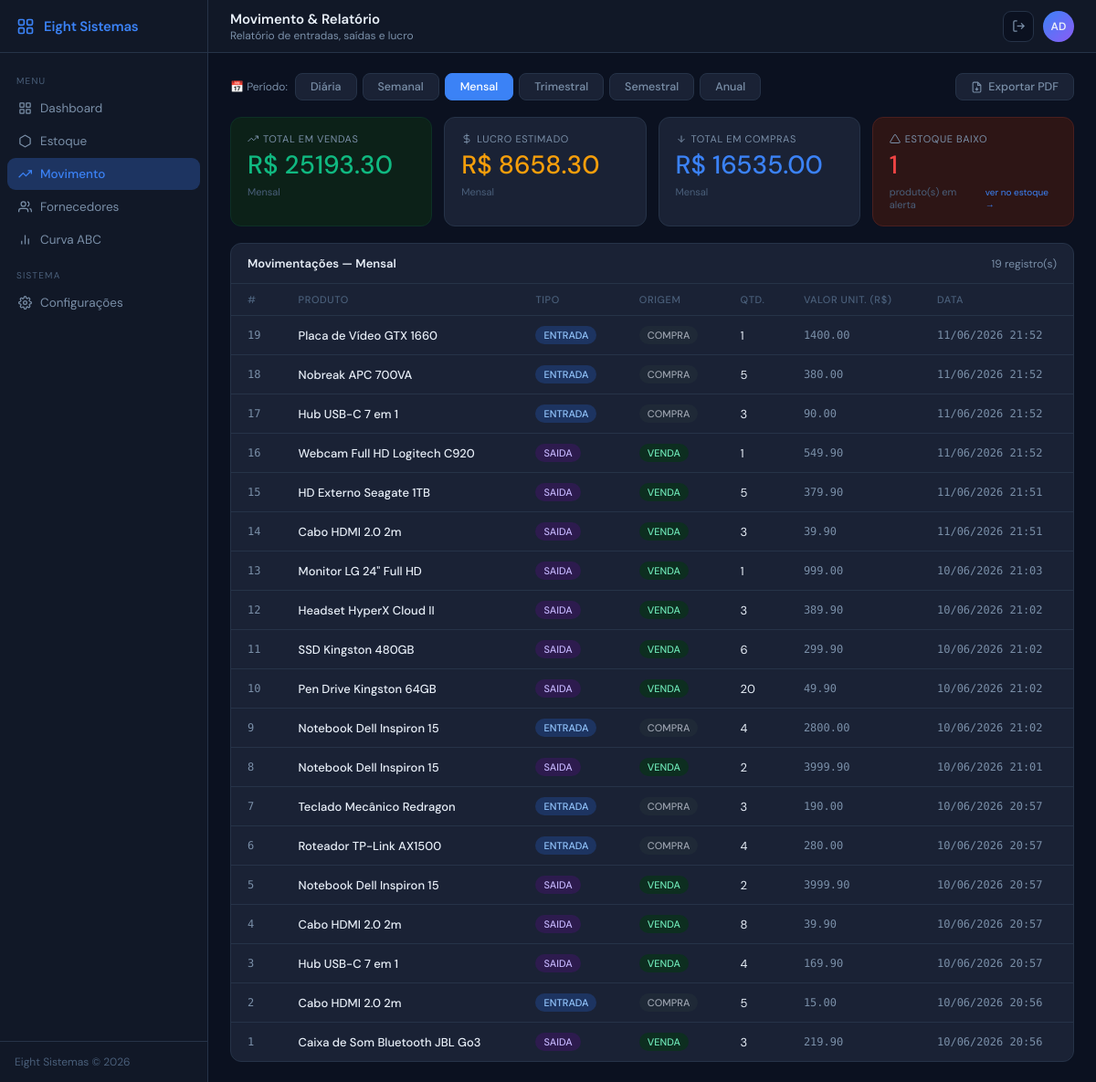
/movimento (signed in), run on the app's committed database.
### models/movimentacao.py (models this page shows)
class Movimentacao(db.Model):
    __tablename__ = "movimentacoes_estoque"
    id                = db.Column(db.Integer, primary_key=True)
    produto_id        = db.Column(db.Integer, db.ForeignKey("produtos.id", ondelete="CASCADE"), nullable=False)
    tipo              = db.Column(db.Enum("entrada", "saida"), nullable=False)
    quantidade        = db.Column(db.Integer, nullable=False)
    origem            = db.Column(db.Enum("compra", "venda", "ajuste"), nullable=False)
    valor_unitario    = db.Column(db.Numeric(10, 2))
    custo_unitario    = db.Column(db.Numeric(10, 2))
    data_movimentacao = db.Column(db.DateTime, default=datetime.now, nullable=False)

### models/produto.py (models this page shows, shortened)
class Produto(db.Model):
    __tablename__ = "produtos"
    id             = db.Column(db.Integer, primary_key=True)
    nome           = db.Column(db.String(100), nullable=False)
    categoria      = db.Column(db.String(50))
    quantidade     = db.Column(db.Integer, default=0, nullable=False)
    estoque_minimo = db.Column(db.Integer, default=5, nullable=False)
    preco_custo    = db.Column(db.Numeric(10,2))
    preco_venda    = db.Column(db.Numeric(10,2))
    descricao      = db.Column(db.Text)
    fornecedor_id  = db.Column(db.Integer, db.ForeignKey("fornecedores.id"))
    movimentacoes  = db.relationship("Movimentacao", backref="produto", lazy=True, cascade="all, delete-orphan")

### routes/movimento.py (the view)
@movimento_bp.route("/movimento")
@login_required
def movimento():
    filtro    = request.args.get("filtro", "mensal")
    relatorio = DashboardService.relatorio_movimento(filtro)
    grafico   = DashboardService.grafico_seis_meses()
    return render_template(
        "movimento.html",
        filtro_ativo=filtro,
        **relatorio,
        alertas=EstoqueService.alertas_estoque(),
        graf_labels=grafico["labels"],
        graf_entradas=grafico["entradas"],
        graf_saidas=grafico["saidas"],
    )

### auth.py (called while the page is built)
def login_required(f):
    @wraps(f)
    def decorated(*args, **kwargs):
        if "usuario_id" not in session:
            return redirect(url_for("auth.login"))
        return f(*args, **kwargs)
    return decorated

### services/dashboard_service.py (called while the page is built)
    @staticmethod
    def grafico_seis_meses():
        seis = datetime.now() - timedelta(days=180)
        ent, sai = defaultdict(float), defaultdict(float)
        for m in Movimentacao.query.filter(Movimentacao.data_movimentacao >= seis).all():
            mes = m.data_movimentacao.strftime("%b/%y") if m.data_movimentacao else "?"
            (ent if m.tipo == "entrada" else sai)[mes] += m.quantidade
        meses = sorted(set(ent) | set(sai))
        return {
            "labels":   meses,
            "entradas": [ent.get(m, 0) for m in meses],
            "saidas":   [sai.get(m, 0) for m in meses],
        }

### services/estoque_service.py (called while the page is built)
    @staticmethod
    def alertas_estoque():
        return Produto.query.filter(Produto.quantidade <= Produto.estoque_minimo).all()

### templates/movimento.html (shortened to what this page needs)
{% extends "base.html" %}
{% block nav_movimento %}active{% endblock %}
{% block page_title %}Movimento & Relatório{% endblock %}
{% block page_sub %}Relatório de entradas, saídas e lucro{% endblock %}
{% block content %}
<div style="display:flex; align-items:center; gap:6px; flex-wrap:wrap;">
  <span class="filtro-label">📅 Período:</span>
  {% for valor, label in [
    ('diario','Diária'),('semanal','Semanal'),('mensal','Mensal'),
    ('trimestral','Trimestral'),('semestral','Semestral'),('anual','Anual')
  ] %}
  <a href="{{ url_for('movimento.movimento', filtro=valor) }}"
     class="filtro-btn {{ 'ativo' if filtro_ativo == valor else '' }}">
    {{ label }}
  </a>
  {% endfor %}
  <a href="{{ url_for('movimento.exportar_pdf', filtro=filtro_ativo) }}"
     class="btn-export" title="Exportar relatório do período atual em PDF" style="margin-left:auto;">
    <svg viewBox="0 0 24 24" fill="none" stroke="currentColor" stroke-width="2">
      <path d="M14 2H6a2 2 0 0 0-2 2v16a2 2 0 0 0 2 2h12a2 2 0 0 0 2-2V8z"/>
      <polyline points="14 2 14 8 20 8"/>
      <line x1="12" y1="18" x2="12" y2="12"/>
      <polyline points="9 15 12 18 15 15"/>
    </svg>
    Exportar PDF
  </a>
</div>
<div class="cards-grid">
  <div class="stat-card success">
    <div class="card-label">
      <svg viewBox="0 0 24 24" fill="none" stroke="currentColor" stroke-width="2"><polyline points="23 6 13.5 15.5 8.5 10.5 1 18"/><polyline points="17 6 23 6 23 12"/></svg>
      Total em Vendas
    </div>
    <div class="card-value green">R$ {{ "%.2f"|format(total_vendas) }}</div>
    <div class="card-sub">{{ filtro_ativo | capitalize }}</div>
  </div>
  <div class="stat-card">
    <div class="card-label">
      <svg viewBox="0 0 24 24" fill="none" stroke="currentColor" stroke-width="2"><line x1="12" y1="1" x2="12" y2="23"/><path d="M17 5H9.5a3.5 3.5 0 0 0 0 7h5a3.5 3.5 0 0 1 0 7H6"/></svg>
      Lucro Estimado
    </div>
    <div class="card-value amber">R$ {{ "%.2f"|format(total_lucro) }}</div>
    <div class="card-sub">{{ filtro_ativo | capitalize }}</div>
  </div>
  <div class="stat-card">
    <div class="card-label">
      <svg viewBox="0 0 24 24" fill="none" stroke="currentColor" stroke-width="2"><path d="M12 5v14M5 12l7 7 7-7"/></svg>
      Total em Compras
    </div>
    <div class="card-value blue">R$ {{ "%.2f"|format(total_compras) }}</div>
    <div class="card-sub">{{ filtro_ativo | capitalize }}</div>
  </div>
  <a href="{{ url_for('estoque.estoque', filtro_baixo=1) }}"
     class="stat-card {{ 'danger' if alertas|length > 0 else '' }}"
     style="text-decoration:none;cursor:pointer;transition:border-color .18s,transform .15s;"
     onmouseover="this.style.transform='translateY(-2px)'"
     onmouseout="this.style.transform=''">
    <div class="card-label">
      <svg viewBox="0 0 24 24" fill="none" stroke="currentColor" stroke-width="2"><path d="M10.29 3.86L1.82 18a2 2 0 0 0 1.71 3h16.94a2 2 0 0 0 1.71-3L13.71 3.86a2 2 0 0 0-3.42 0z"/></svg>
      Estoque Baixo
    </div>
    <div class="card-value {{ 'red' if alertas|length > 0 else 'green' }}">{{ alertas|length }}</div>
    <div class="card-sub" style="display:flex;align-items:center;gap:4px;">
      produto(s) em alerta
      {% if alertas|length > 0 %}
      <span style="font-size:10px;color:var(--blue);margin-left:auto;">ver no estoque →</span>
      {% endif %}
    </div>
  </a>
</div>
<div class="tcard">
  <div class="tcard-header">
    <span class="tcard-title">Movimentações — {{ filtro_ativo | capitalize }}</span>
    <span class="text-muted" style="font-size:12px;">{{ movimentacoes|length }} registro(s)</span>
  </div>
  {% if movimentacoes %}
  <table>
    <thead>
      <tr>
        <th>#</th>
        <th>Produto</th>
        <th>Tipo</th>
        <th>Origem</th>
        <th>Qtd.</th>
        <th>Valor Unit. (R$)</th>
        <th>Data</th>
      </tr>
    </thead>
    <tbody>
      {% for m in movimentacoes %}
      <tr>
        <td class="mono">{{ m.id }}</td>
        <td class="fw500">{{ m.produto_nome }}</td>
        <td>
          <span class="badge-status {{ 'badge-entrada' if m.tipo == 'entrada' else 'badge-saida' }}">
            {{ m.tipo | upper }}
          </span>
        </td>
        <td>
          <span class="badge-status
            {% if m.origem == 'venda' %}badge-venda
            {% elif m.origem == 'compra' %}badge-compra
            {% else %}badge-ajuste{% endif %}">
            {{ m.origem | upper }}
          </span>
        </td>
        <td>{{ m.quantidade }}</td>
        <td class="mono">{{ "%.2f"|format(m.valor_unitario|float) if m.valor_unitario else '—' }}</td>
        <td class="text-muted mono">{{ m.data }}</td>
      </tr>
      {% endfor %}
    </tbody>
  </table>
  {% else %}
  <div class="empty-state">
    <svg viewBox="0 0 24 24" fill="none" stroke="currentColor" stroke-width="1.5"><polyline points="23 6 13.5 15.5 8.5 10.5 1 18"/><polyline points="17 6 23 6 23 12"/></svg>
    Nenhuma movimentação no período selecionado.
  </div>
  {% endif %}
</div>
{% endblock %}

### static/css/main.css (style rules this page uses)
*, *::before, *::after { margin: 0; padding: 0; box-sizing: border-box; }
:root { --bg: #0B1120; --surface: #111827; --card: #1A2235; --card2: #1F2D42; --border: #263348; --border2: #2E3D55; --blue: #3B82F6; --blue-dim: #1D3461; --red: #EF4444; --red-dim: #2D1515; --green: #10B981; --green-dim: #0C2118; --amber: #F59E0B; --amber-dim: #2A1F08; --purple: #8B5CF6; --text: #E8EFF8; --muted: #7A8FA8; --muted2: #4A5F7A; --sidebar-w: 228px; --header-h: 58px; --radius: 12px; --font: 'DM Sans', sans-serif; --mono: 'DM Mono', monospace; }
body { font-family: var(--font); background: var(--bg); color: var(--text); font-size: 14px; min-height: 100vh; }
.cards-grid { display: grid; grid-template-columns: repeat(4, 1fr); gap: 13px; }
.stat-card { background: var(--card); border: 1px solid var(--border); border-radius: var(--radius); padding: 16px 18px; display: flex; flex-direction: column; gap: 8px; transition: border-color 0.2s, transform 0.15s; }
.stat-card.danger { border-color: #4a1f1f; background: var(--red-dim); }
.stat-card.success { border-color: #0d3025; background: var(--green-dim); }
.card-label { font-size: 11px; color: var(--muted); display: flex; align-items: center; gap: 5px; text-transform: uppercase; letter-spacing: .6px; }
.card-label svg { width: 12px; height: 12px; }
.card-value { font-size: 28px; font-weight: 500; line-height: 1; }
.card-value.blue { color: var(--blue); }
.card-value.red { color: var(--red); }
.card-value.green { color: var(--green); }
.card-value.amber { color: var(--amber); }
.card-sub { font-size: 11px; color: var(--muted2); }
.tcard { background: var(--card); border: 1px solid var(--border); border-radius: var(--radius); }
.tcard-header { padding: 13px 18px; border-bottom: 1px solid var(--border); display: flex; align-items: center; justify-content: space-between; gap: 12px; }
.tcard-title { font-size: 13px; font-weight: 600; color: var(--text); }
table { width: 100%; border-collapse: collapse; }
thead th { padding: 10px 18px; font-size: 11px; font-weight: 500; color: var(--muted2); text-transform: uppercase; letter-spacing: .6px; text-align: left; border-bottom: 1px solid var(--border); }
tbody td { padding: 11px 18px; border-bottom: 1px solid var(--border); font-size: 13px; vertical-align: middle; }
tbody tr:last-child td { border-bottom: none; }
.badge-status { display: inline-flex; align-items: center; gap: 4px; font-size: 11px; font-weight: 500; padding: 3px 9px; border-radius: 99px; }
.badge-entrada { background: #1d3461; color: #93c5fd; }
.badge-saida { background: #2d1b4e; color: #c4b5fd; }
.badge-venda { background: #0d2e20; color: #6ee7b7; }
.badge-compra { background: #1f2937; color: #9ca3af; }
.mono { font-family: var(--mono); font-size: 12px; color: var(--muted); }
.text-muted { color: var(--muted); }
.fw500 { font-weight: 500; }

### templates/movimento.html (style rules this page uses)
.filtro-btn { padding: 6px 16px; border-radius: 8px; border: 1px solid var(--border); background: var(--card); color: var(--muted); font-size: 12.5px; font-weight: 500; font-family: var(--font); cursor: pointer; text-decoration: none; transition: all 0.14s; }
.filtro-btn.ativo { background: var(--blue); border-color: var(--blue); color: #fff; }
.filtro-label { font-size: 12px; color: var(--muted); margin-right: 2px; }
.btn-export { display: inline-flex; align-items: center; gap: 6px; padding: 6px 16px; border-radius: 8px; border: 1px solid var(--border); background: var(--card); color: var(--muted); font-size: 12.5px; font-weight: 500; font-family: var(--font); cursor: pointer; text-decoration: none; transition: all .14s; }
.btn-export svg { width: 13px; height: 13px; }

### data on the page
Movimentacao: id "19", produto_nome "Placa de Vídeo GTX 1660", tipo "ENTRADA", origem "COMPRA", quantidade "1", valor_unitario "1400.00", data "11/06/2026 21:52"
Movimentacao: id "18", produto_nome "Nobreak APC 700VA", tipo "ENTRADA", origem "COMPRA", quantidade "5", valor_unitario "380.00", data "11/06/2026 21:52"
Movimentacao: id "17", produto_nome "Hub USB-C 7 em 1", tipo "ENTRADA", origem "COMPRA", quantidade "3", valor_unitario "90.00", data "11/06/2026 21:52", id "3", tipo "SAIDA", origem "VENDA", quantidade "4", data "10/06/2026 20:57"
Movimentacao: id "16", produto_nome "Webcam Full HD Logitech C920", tipo "SAIDA", origem "VENDA", quantidade "1", valor_unitario "549.90", data "11/06/2026 21:52"
Movimentacao: id "15", produto_nome "HD Externo Seagate 1TB", tipo "SAIDA", origem "VENDA", quantidade "5", valor_unitario "379.90", data "11/06/2026 21:51"
Movimentacao: id "14", produto_nome "Cabo HDMI 2.0 2m", tipo "SAIDA", origem "VENDA", quantidade "3", valor_unitario "39.90", data "11/06/2026 21:51", id "4", quantidade "8", data "10/06/2026 20:57", id "2", tipo "ENTRADA", origem "COMPRA", quantidade "5", data "10/06/2026 20:56"
Movimentacao: id "13", produto_nome "Monitor LG 24\" Full HD", tipo "SAIDA", origem "VENDA", quantidade "1", valor_unitario "999.00", data "10/06/2026 21:03"
Movimentacao: id "12", produto_nome "Headset HyperX Cloud II", tipo "SAIDA", origem "VENDA", quantidade "3", valor_unitario "389.90", data "10/06/2026 21:02"
Movimentacao: id "11", produto_nome "SSD Kingston 480GB", tipo "SAIDA", origem "VENDA", quantidade "6", valor_unitario "299.90", data "10/06/2026 21:02"
Movimentacao: id "10", produto_nome "Pen Drive Kingston 64GB", tipo "SAIDA", origem "VENDA", quantidade "20", valor_unitario "49.90", data "10/06/2026 21:02"
Movimentacao: id "9", produto_nome "Notebook Dell Inspiron 15", tipo "ENTRADA", origem "COMPRA", quantidade "4", valor_unitario "2800.00", data "10/06/2026 21:02", id "8", tipo "SAIDA", origem "VENDA", quantidade "2", data "10/06/2026 21:01", id "5", data "10/06/2026 20:57"
Movimentacao: valor_unitario "3999.90"
Movimentacao: id "7", produto_nome "Teclado Mecânico Redragon", tipo "ENTRADA", origem "COMPRA", quantidade "3", valor_unitario "190.00", data "10/06/2026 20:57"
Movimentacao: id "6", produto_nome "Roteador TP-Link AX1500", tipo "ENTRADA", origem "COMPRA", quantidade "4", valor_unitario "280.00", data "10/06/2026 20:57"
Movimentacao: valor_unitario "3999.90"
Movimentacao: valor_unitario "39.90"
Movimentacao: valor_unitario "169.90"
Movimentacao: valor_unitario "15.00"
Movimentacao: id "1", produto_nome "Caixa de Som Bluetooth JBL Go3", tipo "SAIDA", origem "VENDA", quantidade "3", valor_unitario "219.90", data "10/06/2026 20:56"

### other printed values
{{ session.get('usuario_nome', 'US')[:2].upper() }} "AD"
{{ label }} "Diária" "Semanal" "Mensal" "Trimestral" "Semestral" "Anual"
{{ "%.2f"|format(total_vendas) }} "25193.30"
{{ filtro_ativo | capitalize }} "Mensal"
{{ "%.2f"|format(total_lucro) }} "8658.30"
{{ "%.2f"|format(total_compras) }} "16535.00"
{{ alertas|length }} "1"
{{ movimentacoes|length }} "19"
